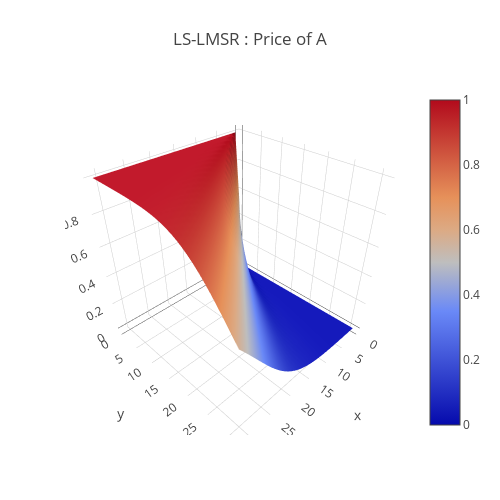

The notebook cell this image was saved under:
### Code cell
a = 0.1
data = [
    go.Surface(
        z=price_function(x,y,a)
    )
]
layout = go.Layout(
    title='LS-LMSR : Price of A',
    autosize=False,
    width=500,
    height=500,
    margin=dict(
        l=65,
        r=50,
        b=65,
        t=90
    )
)
fig = go.Figure(data=data, layout=layout)
URL = plotly.offline.iplot(fig, filename='Costfunction-3d-surface.html')

### Figure 1 — Plotly figure (JSON) as saved in the notebook; plotly's stock layout.template omitted (floating-point values rounded to 4 significant figures; data arrays with more than 128 entries replaced by an {"elided": "..."} marker saying what was removed)
{"data": [{"type": "surface", "uid": "2cf29d0e-3ab1-4cd4-acd3-4621af6b9896", "z": {"elided": "32x32 float values"}}], "layout": {"autosize": false, "height": 500, "margin": {"b": 65, "l": 65, "r": 50, "t": 90}, "title": {"text": "LS-LMSR : Price of A"}, "width": 500}}
